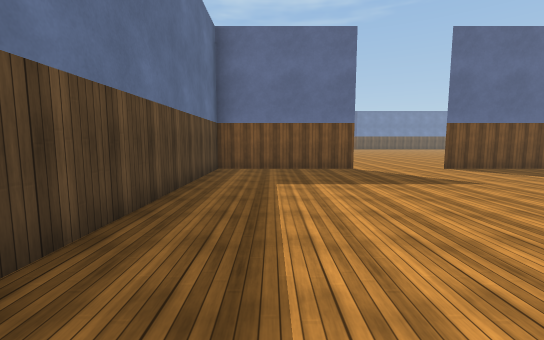
View 1 (above)

21 first-person views from a walk through a scene from a Unity 3-D project. The camera is 1.5 m above the floor, tilts 6° down and sees 90° across. The floor is counted in squares, 2 m on a side. Each view is taken from the middle of a square. On the plan, view 1 faces up. The plan holds only what a view shows up to about 10 squares ahead; the rest is blank. The place goes on beyond the plan. The player character is not drawn. Surface patterns are stand-ins for the level's own textures.

View 2
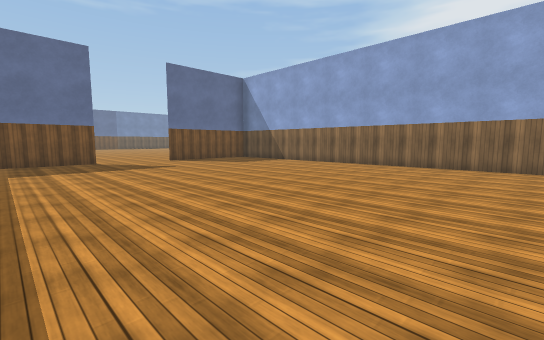

View 3
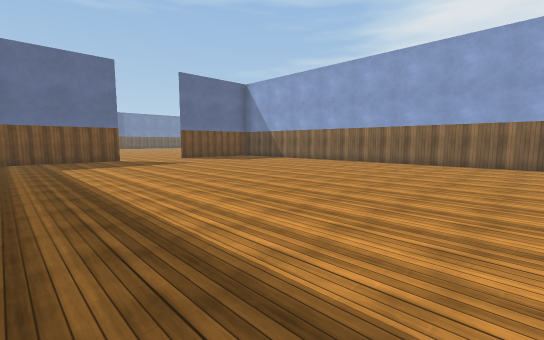

View 4
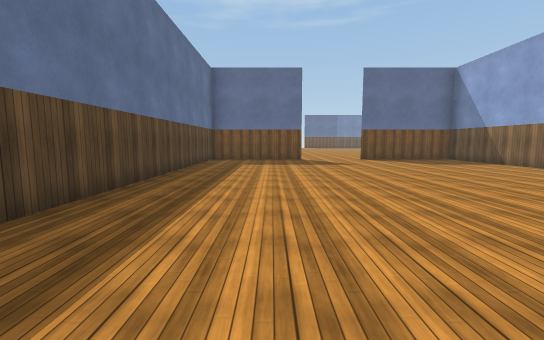

View 5
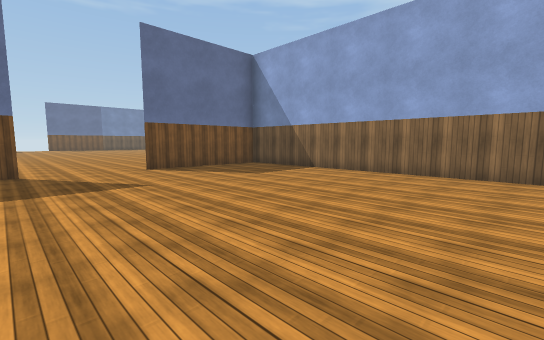

View 6
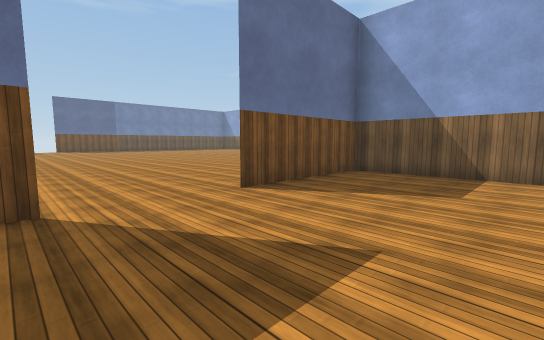

View 7
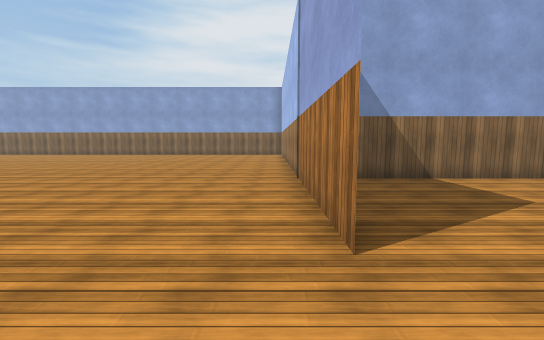

View 8
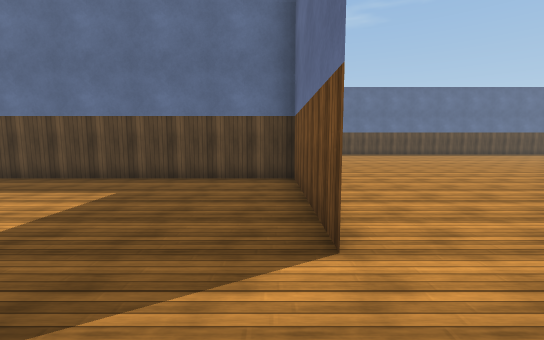

View 9
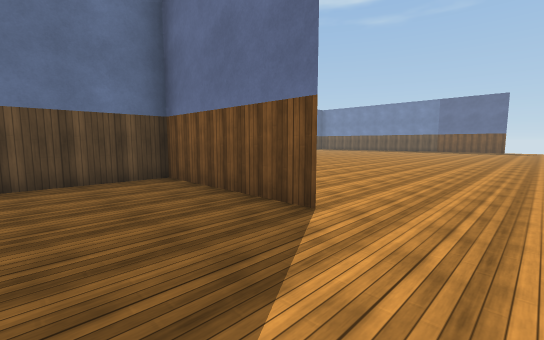

View 10
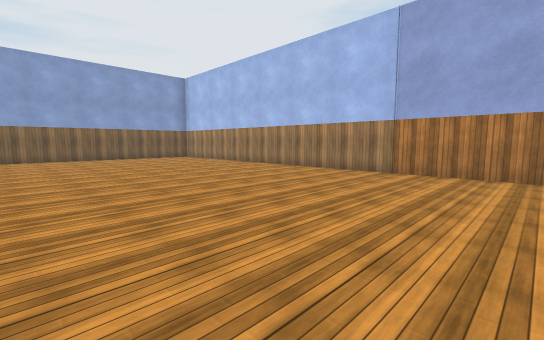

View 11
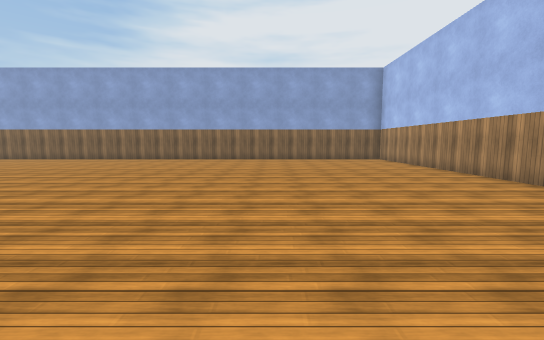

View 12
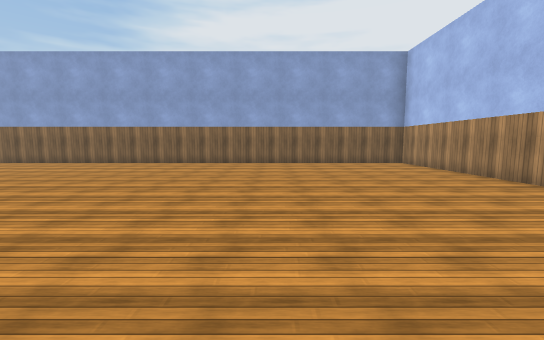

View 13
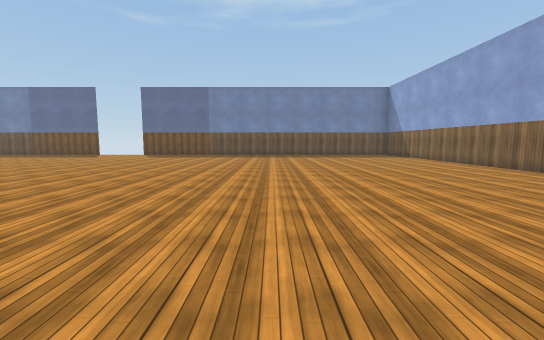

View 14
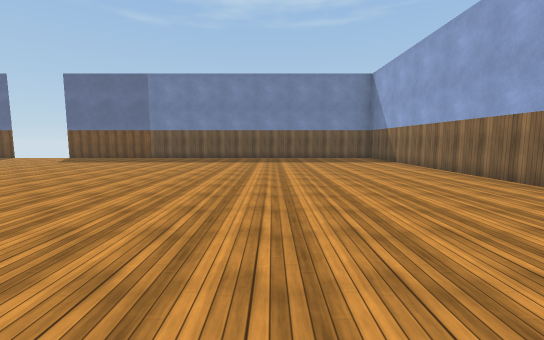

View 15
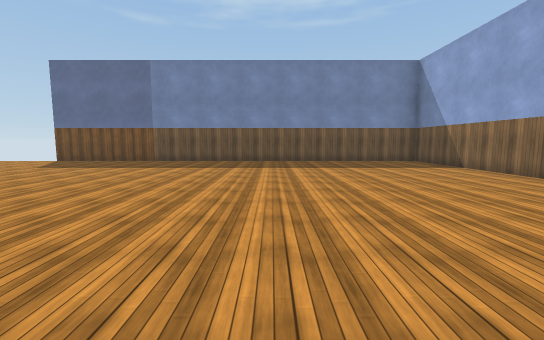

View 16
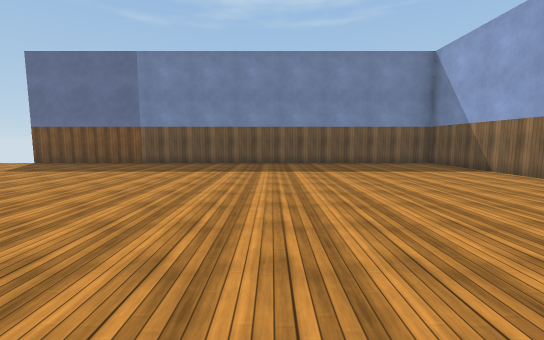

View 17
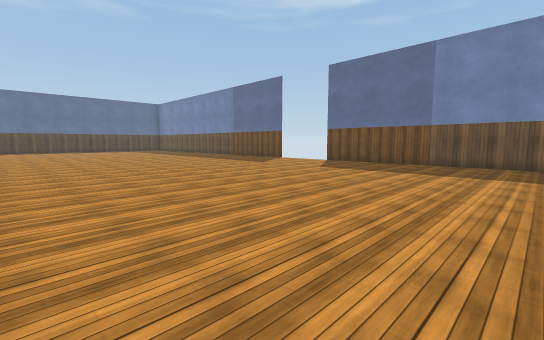

View 18
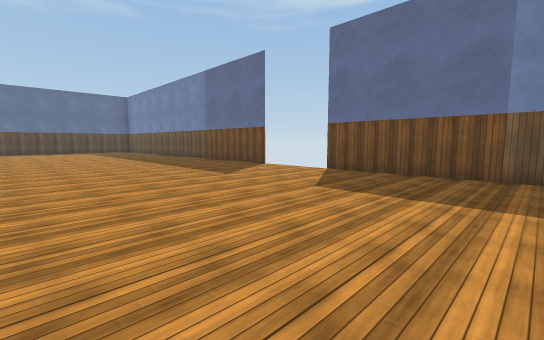

View 19
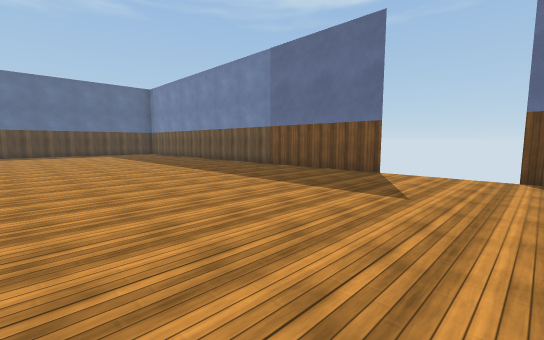

View 20
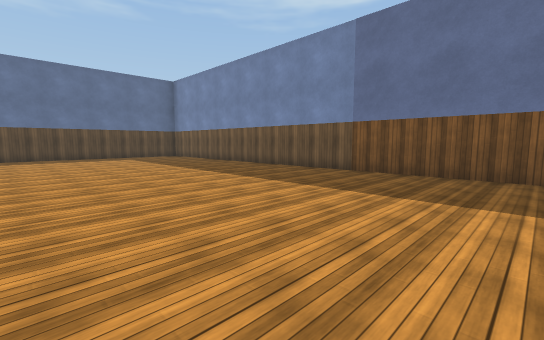

View 21
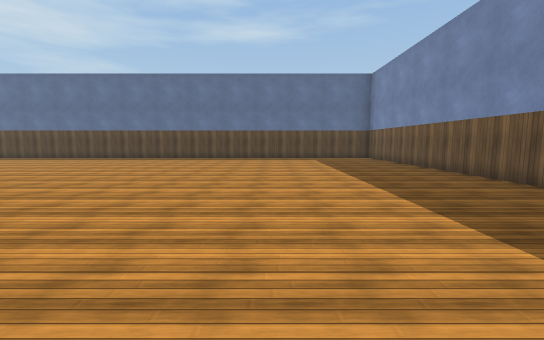

### Floor plan
Points are (right, up) in squares from view 1. A wall is a line through its corners. A room is listed if a view was taken in it or the views show most of it. See-through windows are left out.
Room 1 (views 1, 2, 3, 4, 5, 6, 8, 9)
walls: (2.3, 7.5) (-1.5, 7.5) (-1.5, -1.6); (8.5, -4.1) (8.5, 7.5) (4.6, 7.5)
ways out: opening at (3.5, 7) to room 2
Room 2 (views 7, 10, 11, 12, 13, 14, 15, 16, 17, 18, 19, 20, 21)
walls: (2.3, 27.4) (-9.1, 27.4); (4.6, 7.4) (18.5, 7.4) (18.5, 27.4) (4.6, 27.4); (-11.5, 21.8) (-11.5, 21)
ways out: opening at (3.5, 7) to room 1

Positions as (right, up) in squares from view 1, and headings:
1: (0, 0), facing up
2: (0, -3), facing up-right
3: (-1, -4), facing up-right
4: (1, -4), facing up
5: (2, 0), facing up-right
6: (2, 4), facing up-right
7: (3, 8), facing right
8: (4, 7), facing left
9: (4, 5), facing up-left
10: (6, 14), facing down-right
11: (7, 12), facing right
12: (9, 12), facing right
13: (12, 12), facing up
14: (14, 15), facing up
15: (13, 17), facing up
16: (13, 18), facing up
17: (11, 18), facing up-left
18: (9, 21), facing up-left
19: (5, 21), facing up-left
20: (2, 21), facing up-left
21: (1, 23), facing left
